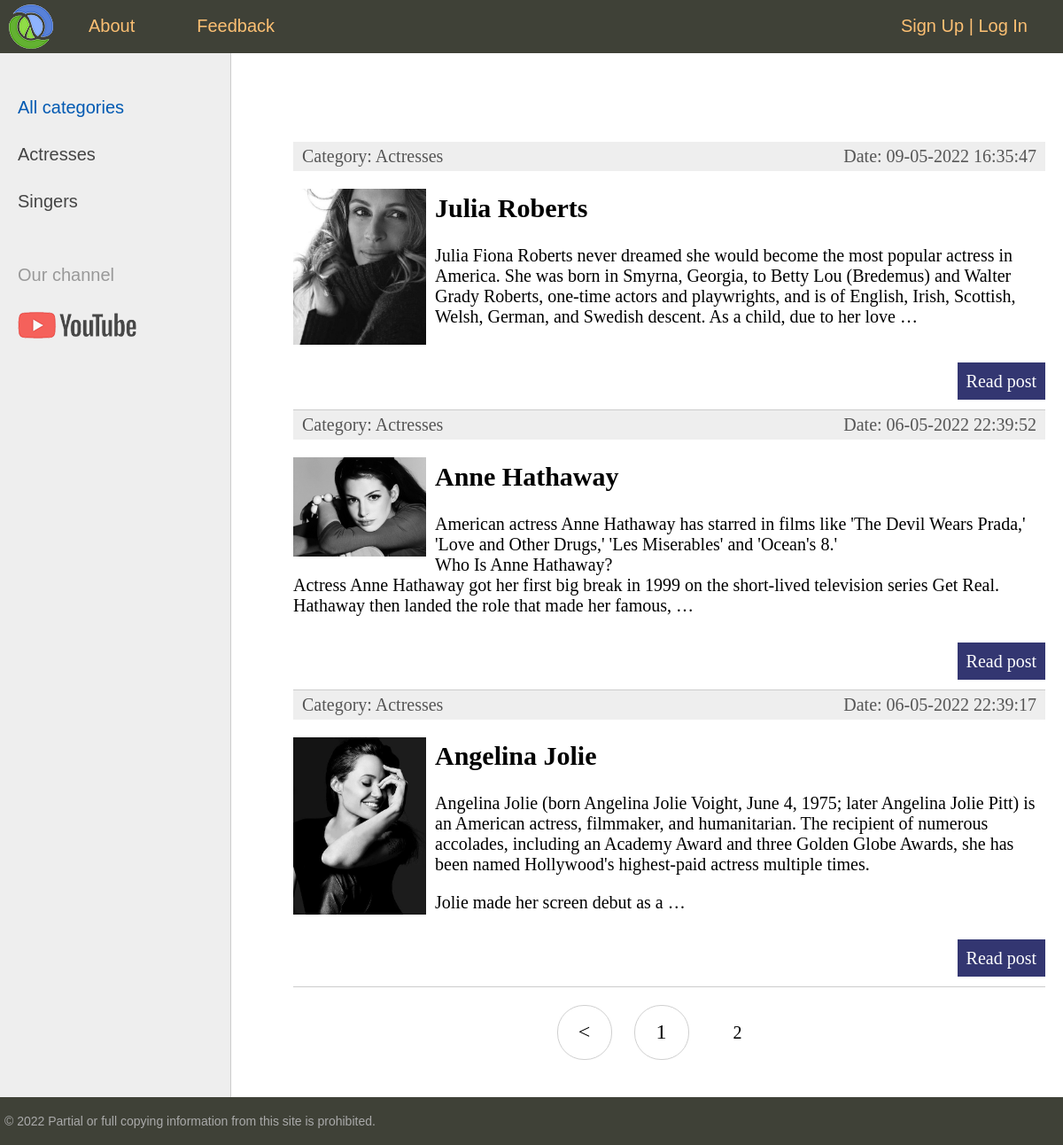
Screenshot of /?page=2 with the database file from the repository.
### women/models.py (models this page shows, shortened)
class Category(models.Model):
    name = models.CharField(max_length=100, db_index=True, verbose_name='Category')
    slug = models.SlugField(max_length=255, unique=True, db_index=True, verbose_name="URL")
    def __str__(self):
        return self.name
    def get_absolute_url(self):
        return reverse('category', kwargs={'cat_slug': self.slug})
    class Meta:
        verbose_name = 'Category'
        verbose_name_plural = 'Categories'
        ordering = ['id']

class Women(models.Model):
    title = models.CharField(max_length=255)
    slug = models.SlugField(max_length=255, unique=True, db_index=True, verbose_name="URL")
    content = models.TextField(blank=True)
    photo = models.ImageField(upload_to="photos/%Y/%m/%d/")
    time_create = models.DateTimeField(auto_now_add=True)
    time_update = models.DateTimeField(auto_now=True)
    is_published = models.BooleanField(default=True)
    cat = models.ForeignKey('Category', on_delete=models.PROTECT, verbose_name="Category")
    def get_absolute_url(self):
        return reverse('post', kwargs={'post_slug': self.slug})
    class Meta:
        verbose_name = 'Famous women'
        verbose_name_plural = 'Famous women'
        ordering = ['-time_create', 'title']

### women/views.py (the view)
# urls.py: path('', WomenHome.as_view(), name='home'),    # http://127.0.0.1:8000/
class WomenHome(DataMixin, ListView):
    model = Women
    template_name = 'women/index.html'
    context_object_name = 'posts'
    def get_context_data(self, *, object_list=None, **kwargs):
        context = super().get_context_data(**kwargs)
        c_def = self.get_user_context(title="Main page")
        return dict(list(context.items()) + list(c_def.items()))
    def get_queryset(self):
        return Women.objects.filter(is_published=True).select_related('cat')

### women/utils.py (called while the page is built)
    def get_user_context(self, **kwargs):
        context = kwargs
        cats = cache.get('cats')
        if not cats:
            cats = Category.objects.annotate(Count('women'))
            cache.set('cats', cats, 200)
        user_menu = menu.copy()
        if not self.request.user.is_authenticated:
            user_menu.pop(1)
        context['menu'] = user_menu
        context['cats'] = cats
        if 'cat_selected' not in context:
            context['cat_selected'] = 0
        return context

### women/templates/women/index.html (shortened to what this page needs)
{% extends 'women/base.html' %}
{% block content %}
<ul class="list-articles">
	{% for post in posts %}
			<li><div class="article-panel">
	<p class="first">Category: {{ post.cat }}</p>
	<p class="last">Date: {{ post.time_update | date:"d-m-Y H:i:s" }}</p>
</div>
{% if post.photo %}
	<p><img class="img-article-left thumb" src="{{ post.photo.url }}"></p>
{% endif %}
				<h2>{{post.title}}</h2>
	{% autoescape on %}
	{{ post.content | linebreaks | truncatewords:50 }}
	{% endautoescape %}
			<p class="link-read-post"><a href="{{ post.get_absolute_url }}">Read post</a></p>
			</li>
	{% endfor %}
</ul>
{% endblock %}

### women/templates/women/base.html (shortened to what this page needs)
{% load static %}
{% load women_tags %}
<!DOCTYPE html>
<html>
<head>
	<link type="text/css" href="{% static 'women/css/styles.css' %}" rel="stylesheet" />
</head>
<body>
<table class="table-page" border=0 cellpadding="0" cellspacing="0">
<tr><td valign=top>
{% block mainmenu %}
		<div class="header">
			<ul id="mainmenu" class="mainmenu">
			<li class="logo"><a href="{% url 'home' %}"><div class="logo"></div></a></li>
{% for m in menu %}
			<li><a href="{% url m.url_name %}">{{m.title}}</a></li>
{% endfor %}
				{% if request.user.is_authenticated %}
				<li class="last">{{ user.username }} | <a href="{% url 'logout' %}">Log Out</a></li>
				{% else %}
				<li class="last"><a href="{% url 'register' %}">Sign Up</a> | <a href="{% url 'login' %}">Log In</a></li>
				{% endif %}
			</ul>
		</div>
{% endblock mainmenu %}
<table class="table-content" border=0 cellpadding="0" cellspacing="0">
<tr>
	<td valign="top" class="left-chapters">
	<ul id="leftchapters">
{% if cat_selected == 0 %}
		<li class="selected">All categories</li>
{% else %}
		<li><a href="{% url 'home' %}">All categories</a></li>
{% endif %}
{% for c in cats %}
{% if c.women__count > 0 %}
	{% if c.pk == cat_selected %}
		<li class="selected">{{c.name}}</li>
	{% else %}
		<li><a href="{{ c.get_absolute_url }}">{{c.name}}</a></li>
	{% endif %}
{% endif %}
{% endfor %}
		<li class="share">
		<p>Our channel</p>
		<a class="share-yt" href="https://www.youtube.com/watch?v=dQw4w9WgXcQ&ab_channel=RickAstley" target="_blank" rel="nofollow"></a>
		</li>
	</ul>
</td>
<td valign="top" class="content">
	<div class="content-text">
{% block content %}
{% endblock %}
{% if page_obj.has_other_pages %}
<nav class="list-pages">
	<ul>
{% if page_obj.has_previous %}
<li class="page-num">
	<a href="?page={{ page_obj.previous_page_number }}">&lt;</a>
</li>
{% endif %}
		{% for p in paginator.page_range %}
		{% if page_obj.number == p %}
		<li class="page-num page-num-selected">{{ p }}</li>
		{% elif p >= page_obj.number|add:-2 and p <= page_obj.number|add:2 %}
		<li class="page-num">
			<a href="?page={{ p }}">{{ p }}</a>
		</li>
		{% endif %}
		{% endfor %}
	</ul>
</nav>
{% endif %}
	</div>
</td></tr></table>
</td></tr>
<tr><td valign=top>
	<div id="footer">
		<p>&copy; 2022 Partial or full copying information from this site is prohibited.</p>
	</div>
</td></tr></table>
</body>
</html>

### women/static/women/css/styles.css (style rules this page uses)
html, body { font-family: 'Arial'; margin: 0; padding: 0; height: 100%; width: 100%; color: #444; }
a { color: #0059b2; text-decoration: none; }
img { max-width: 600px; height: auto; }
img.img-article-left { max-width: 300px; height: auto; float: left; padding: 0 10px 10px 0; }
img.img-article-left.thumb { max-width: 150px; height: auto; }
p.link-read-post { text-align: right; }
p.link-read-post a { padding: 10px; min-width: 100px; background: #333671; color: #fff; text-decoration: none; }
div.article-panel { background: #eee; padding: 5px 10px 5px 10px; box-sizing: border-box; overflow: hidden; color: #555; }
div.article-panel p.first { margin: 0; float: left; }
div.article-panel p.last { margin: 0; float: right; }
ul.list-articles { list-style: none; margin: 0; padding: 0; }
ul.list-articles li { border-bottom: 1px solid #ccc; }
.table-page { width: 100%; height: 100%; vertical-align: top; }
.table-page tr { height: 100%; }
.header { background: #3F4137; height: 60px; }
.logo { background: url('../images/logo.png') no-repeat 10px 5px; width: 70px; height: 60px; }
ul.mainmenu { list-style: none; margin: 0; padding: 0; height: 60px; color: #fdc073; font-size: 20px; overflow: hidden; }
ul.mainmenu li { float: left; margin: 18px 40px 0 30px; }
ul.mainmenu li.logo { margin: 0; }
ul.mainmenu li.last { float: right; }
ul.mainmenu li a { color: #fdc073; text-decoration: none; }
.table-content { width: 100%; min-height: 100%; height: 100%; }
.left-chapters { margin: 0; background: #eee; border-right: 1px solid #ccc; min-height: 100%; }
.left-chapters ul { width: 230px; min-height: 100%; margin: 0; padding: 20px 10px 10px 20px; list-style: none; font-size: 20px; }
.left-chapters ul li { margin: 30px 0 0 0; color: #999; }
.left-chapters ul li.selected { color: #0059b2; }
.left-chapters ul li a { color: #444; text-decoration: none; }
.left-chapters ul li.share { margin: 60px 0 0 0; }
.left-chapters ul li.share p { margin: 30px 0 30px 0; }
.left-chapters ul li.share a { display: inline-block; width: 40px; height: 40px; margin: 0 20px 0 0; }
.left-chapters ul li.share a.share-yt { width: 100%; height: 30px; background: url('../images/share_yt.png') no-repeat 0 0 }
.content { padding: 40px 20px 20px 40px; width: 100%; box-sizing: border-box; }
.content-text { margin: 60px 0 0 30px; color: #000; font-size: 20px; font-family: Yandex Sans Display Light; }
#footer { box-sizing: border-box; background: #3F4137; padding: 5px; color: #aaa; font-size: 14px; font-family: Verdana, Geneva, Arial, Helvetica; text-align: left; overflow: hidden; }
.list-pages { text-align: center; margin: 0 0 20px 0; }
.list-pages ul { margin: 20px 0 0 0; padding: 0; list-style: none; }
.list-pages ul li { display: inline-block; margin: 0 20px 0 0; }
.list-pages a { color: #000; font-size: 24px; text-decoration: none; }
.list-pages .page-num, .page-num-selected { display: inline-block; width: 60px; height: 44px; padding: 16px 0 0 0; border: 1px solid #d0d0d0; border-radius: 30px; }
.list-pages .page-num-selected { border: none; color: #000; font-size: 20px; }

### rows the page displays
Category: name "Actresses"
Category: name "Singers"
Women: cat "Actresses", time_update "09-05-2022 16:35:47", photo (picture), title "Julia Roberts", content "Julia Fiona Roberts never dreamed she would become the most popular actress in America. She was born in Smyrna, Georgia, to Betty Lou (Bredemus) and Walter Grady Roberts, one-time actors and playwrights, and is of English, Irish, Scottish, Welsh, German, and Swedish descent. As a child, due to her love …"
Women: cat "Actresses", time_update "06-05-2022 22:39:52", photo (picture), title "Anne Hathaway", content "American actress Anne Hathaway has starred in films like 'The Devil Wears Prada,' 'Love and Other Drugs,' 'Les Miserables' and 'Ocean's 8.' Who Is Anne Hathaway? Actress Anne Hathaway got her first big break in 1999 on the short-lived television series Get Real. Hathaway then landed the role that made her famous, …"
Women: cat "Actresses", time_update "06-05-2022 22:39:17", photo (picture), title "Angelina Jolie", content "Angelina Jolie (born Angelina Jolie Voight, June 4, 1975; later Angelina Jolie Pitt) is an American actress, filmmaker, and humanitarian. The recipient of numerous accolades, including an Academy Award and three Golden Globe Awards, she has been named Hollywood's highest-paid actress multiple times. Jolie made her screen debut as a …"

### other values shown
{{ m.title }} "About" "Feedback"
{{ p }} "1"
{{ p }} "2"
